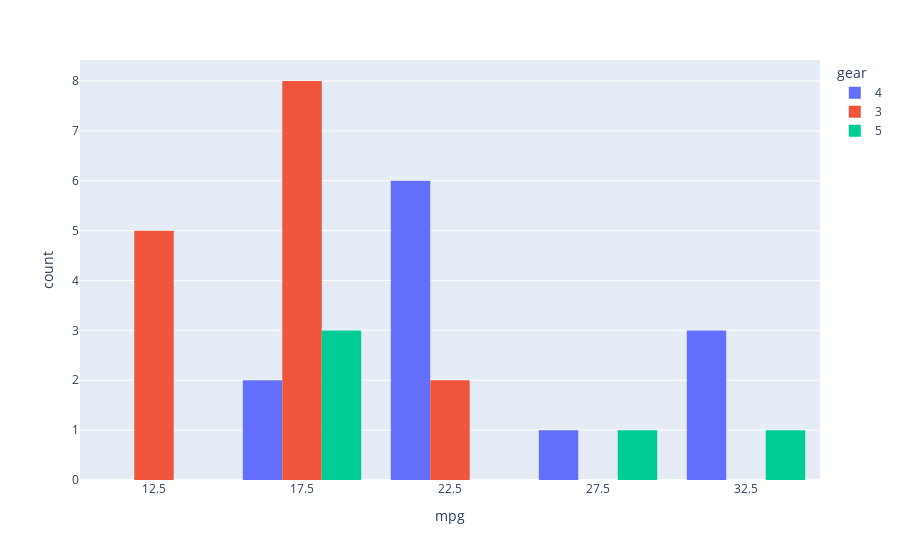

The notebook cell this image was saved under:
### Code cell
fig = px.histogram(mtcars ,x="mpg", color="gear", barmode='group')
fig.show()

### Figure 1 — Plotly figure (JSON) as saved in the notebook; plotly's stock layout.template omitted (floating-point values rounded to 4 significant figures)
{"data": [{"alignmentgroup": "True", "bingroup": "x", "hovertemplate": "gear=4<br>mpg=%{x}<br>count=%{y}<extra></extra>", "legendgroup": "4", "marker": {"color": "#636efa", "pattern": {"shape": ""}}, "name": "4", "offsetgroup": "4", "orientation": "v", "showlegend": true, "type": "histogram", "x": [21, 21, 22.8, 24.4, 22.8, 19.2, 17.8, 32.4, 30.4, 33.9, 27.3, 21.4], "xaxis": "x", "yaxis": "y"}, {"alignmentgroup": "True", "bingroup": "x", "hovertemplate": "gear=3<br>mpg=%{x}<br>count=%{y}<extra></extra>", "legendgroup": "3", "marker": {"color": "#EF553B", "pattern": {"shape": ""}}, "name": "3", "offsetgroup": "3", "orientation": "v", "showlegend": true, "type": "histogram", "x": [21.4, 18.7, 18.1, 14.3, 16.4, 17.3, 15.2, 10.4, 10.4, 14.7, 21.5, 15.5, 15.2, 13.3, 19.2], "xaxis": "x", "yaxis": "y"}, {"alignmentgroup": "True", "bingroup": "x", "hovertemplate": "gear=5<br>mpg=%{x}<br>count=%{y}<extra></extra>", "legendgroup": "5", "marker": {"color": "#00cc96", "pattern": {"shape": ""}}, "name": "5", "offsetgroup": "5", "orientation": "v", "showlegend": true, "type": "histogram", "x": [26, 30.4, 15.8, 19.7, 15], "xaxis": "x", "yaxis": "y"}], "layout": {"autosize": true, "barmode": "group", "legend": {"title": {"text": "gear"}, "tracegroupgap": 0}, "margin": {"t": 60}, "xaxis": {"anchor": "y", "autorange": true, "domain": [0, 1], "range": [10, 35], "title": {"text": "mpg"}, "type": "linear"}, "yaxis": {"anchor": "x", "autorange": true, "domain": [0, 1], "range": [0, 8.421], "title": {"text": "count"}}}}
